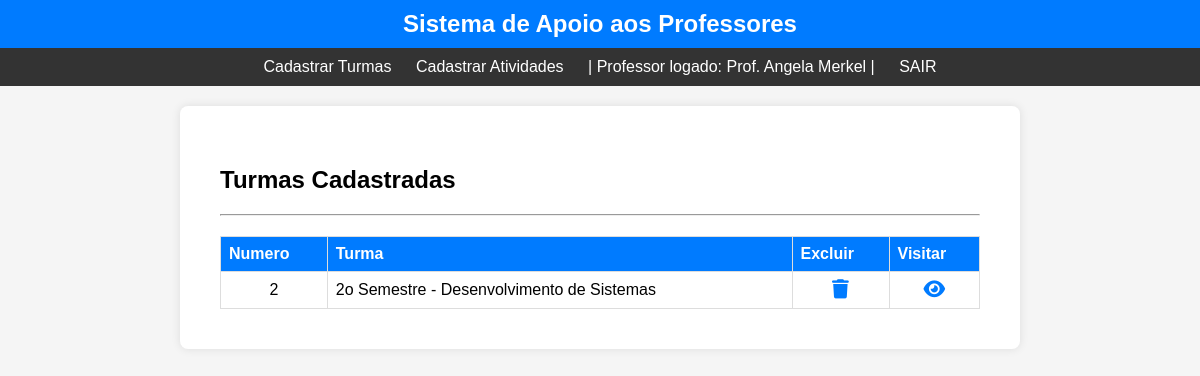
The app's page /lista_turma/2 with its own data.
### App_Escola/models.py (models this page shows, shortened)
class Professor(models.Model):
    nome = models.CharField(max_length=120)
    email = models.CharField(max_length=120)
    senha = models.CharField(max_length=64)

class Turma(models.Model):
    nome_turma = models.CharField(max_length=120)
    id_professor = models.ForeignKey(Professor, null=True, on_delete=models.PROTECT)

### App_Escola/views.py (the view)
# urls.py: path('lista_turma/<int:id_professor>', views.lista_turma, name='lista_turma')
def lista_turma(request, id_professor):
    dados_professor = Professor.objects.filter(id=id_professor).values("nome", "id")
    usuario_logado = dados_professor[0]
    usuario_logado = usuario_logado['nome']
    id_logado = dados_professor[0]
    id_logado = id_logado['id']
    turmas_do_professor = Turma.objects.filter(id_professor=id_logado)
    return render(request, 'Cons_Turma_Lista.html',
                            {'usuario_logado': usuario_logado, 'turmas_do_professor': turmas_do_professor,
                            'id_logado': id_logado})

### App_Escola/templates/Cons_Turma_Lista.html (shortened to what this page needs)
{% load static %}
<!DOCTYPE html>
<html lang="en">
<head>
    <link rel="stylesheet" type="text/css" href="{% static 'css/cons_turma_lista.css' %}">
</head>
<header class="login">
    <div class="fundo_menu">
        <div class="nome_sistema">
            Sistema de Apoio aos Professores
        </div>
    </div>
</header>
<nav class="menu">
    <ul>
       <li><a href="/cad_turma/{{id_logado}}">Cadastrar Turmas</a></li>
       <li><a href="/cad_atividade/{{id_logado}}">Cadastrar Atividades</a></li>
       <li> | Professor logado: {{usuario_logado}} | </a></li>
       <li><a href="../accounts/logout">SAIR</a></li>
    </ul>
</nav>
<body onLoad="login();">
    <div class="principal">
    <div class="container">
        <section class="enquadramento">
            <h1> Turmas Cadastradas</h1>
        </section>
        <hr>
        <table>
            <tr>
                <th>Numero</th>
                <th>Turma</th>
                <th>Excluir</th>
                <th>Visitar</th>
            </tr>
            {% for igs in turmas_do_professor %}
            <tr>
                <td style="text-align:center">{{igs.id}} </td>
                <td>{{igs.nome_turma}}</td>
                <td style="text-align:center"><a href="{% url 'excluir_turma' id_turma=igs.id %}"><i class="fa-solid fa-trash"></i></a></td>
                <td style="text-align:center"><a href="{% url 'ver_atividades' id_turma=igs.id %}"><i class="fa-solid fa-eye"></i></a></td>
            </tr>
            {% endfor %}
        </table>
    </div>
    </div>
</body>
</html>

### App_Escola/static/css/cons_turma_lista.css (style rules this page uses)
body { font-family: Arial, sans-serif; background-color: #f5f5f5; margin: 0; padding: 0; }
header.login { background-color: #007bff; color: #fff; padding: 10px; }
.fundo_menu { display: flex; justify-content: center; align-items: center; }
.nome_sistema { font-size: 1.5em; font-weight: bold; }
nav.menu { background-color: #333; color: #fff; padding: 10px 0; }
nav.menu ul { list-style-type: none; text-align: center; margin: 0; padding: 0; }
nav.menu ul li { display: inline; margin: 0 10px; }
nav.menu ul li a { color: #fff; text-decoration: none; }
.principal { max-width: 800px; margin: 20px auto; background-color: #fff; padding: 20px; border-radius: 8px; box-shadow: 0 0 10px rgba(0, 0, 0, 0.1); }
.container { padding: 20px; }
table { width: 100%; border-collapse: collapse; margin-top: 20px; }
table th, table td { border: 1px solid #ddd; padding: 8px; text-align: left; }
table th { background-color: #007bff; color: #fff; }
table a { text-decoration: none; color: #007bff; }
.fa-trash, .fa-eye { color: #007bff; cursor: pointer; font-size: 1.2em; text-decoration: none; transition: color 0.3s ease; }

### records on screen
Professor: nome "Prof. Angela Merkel"
Turma: id "2", nome_turma "2o Semestre - Desenvolvimento de Sistemas"
